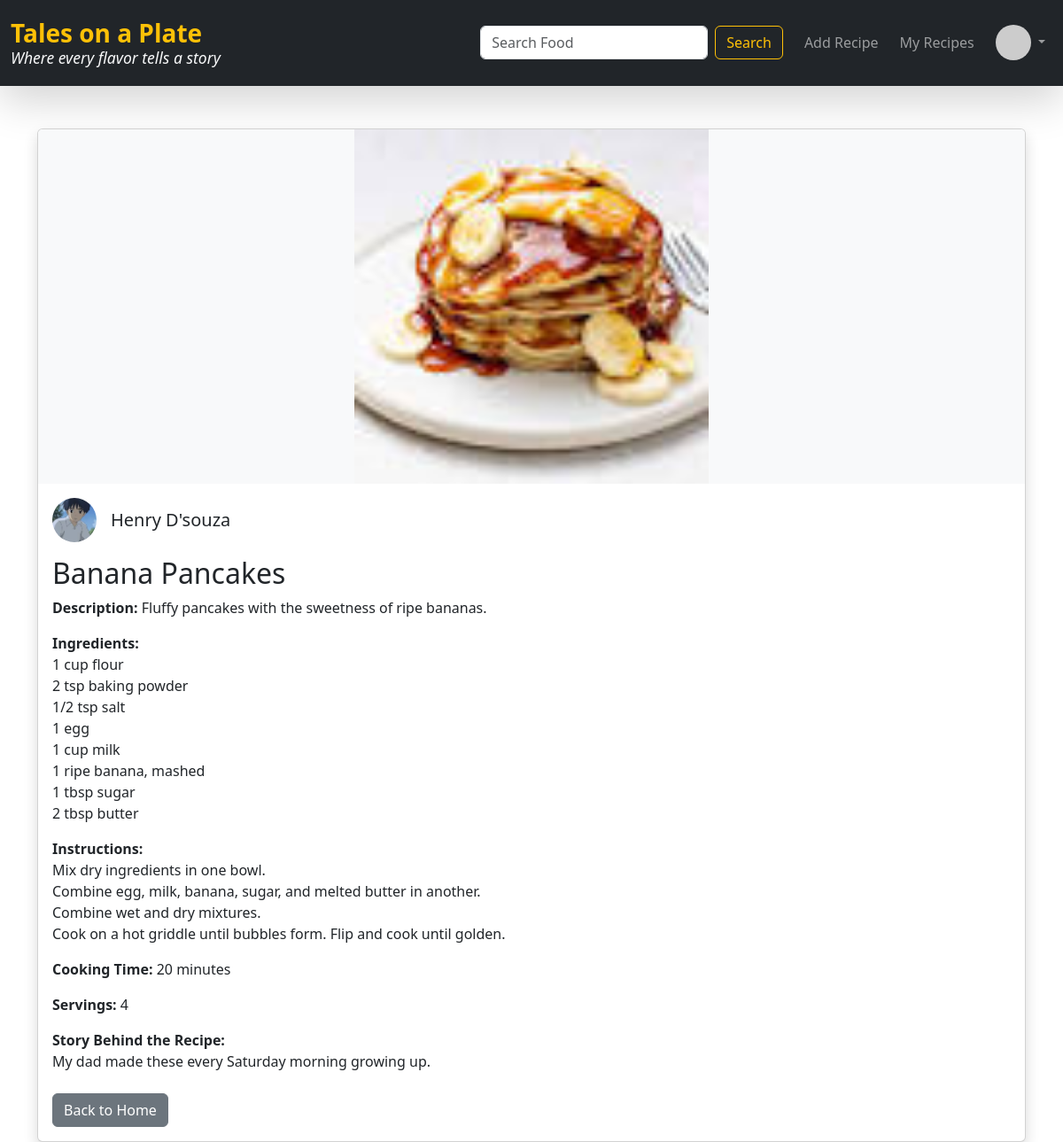
Page /recipe/13/ (signed in) on the committed database.
### recipe/models.py (models this page shows, shortened)
class Recipe(models.Model):
    title = models.CharField(max_length=200)
    description = models.TextField()
    ingredients = models.TextField(help_text="List ingredients, one per line")
    instructions = models.TextField(help_text="Step-by-step instructions")
    cooking_time = models.PositiveIntegerField(help_text="Time in minutes")
    servings = models.CharField(max_length=20)
    image = models.ImageField(upload_to='recipes/')
    story = models.TextField(help_text="The story behind the recipe", blank=True, null=True)
    created_at = models.DateTimeField(auto_now_add=True)
    updated_at = models.DateTimeField(auto_now=True)
    author = models.ForeignKey(User, on_delete=models.CASCADE, related_name='recipes')
    is_published = models.BooleanField(default=True)

class UserProfile(models.Model):
    user = models.OneToOneField(User, on_delete=models.CASCADE, related_name='profile')
    bio = models.TextField(blank=True, null=True)
    profile_picture = models.ImageField(upload_to='profile_pics/', blank=True, null=True)
    location = models.CharField(max_length=100, blank=True)

### recipe/views.py (the view)
# urls.py: path('recipe/<int:id>/', recipe_detail, name='recipe_detail'),
def recipe_detail(request, id):
    recipe = get_object_or_404(Recipe, id=id)
    return render(request, 'recipe_detail.html', {'recipe': recipe})

### recipe/templates/recipe_detail.html (shortened to what this page needs)
{% extends 'base.html' %}
{% load static %}
{% block start %}
<div class="container mt-5">
  <div class="card shadow">
    {% if recipe.image %}
    <img src="{{ recipe.image.url }}" class="card-img-top" alt="{{ recipe.title }}" style="max-height: 400px; width: 100%; object-fit: contain; background-color: #f8f9fa;">
    {% endif %}
    <div class="card-body">
      <div class="d-flex align-items-center mb-3">
        {% if recipe.author.profile.profile_picture %}
          <img src="{{ recipe.author.profile.profile_picture.url }}"
              alt="{{ recipe.author.username }}"
              class="rounded-circle me-3"
              style="width: 50px; height: 50px; object-fit: cover;">
        {% else %}
          <img src="{% static 'default.jpg' %}"
              alt="Default Profile"
              class="rounded-circle me-3"
              style="width: 50px; height: 50px; object-fit: cover;">
        {% endif %}
        <div>
          <h5 class="mb-0">{{ recipe.author.get_full_name|default:recipe.author.username }}</h5>
        </div>
      </div>
      <h2 class="card-title">{{ recipe.title }}</h2>
      <p><strong>Description:</strong> {{ recipe.description }}</p>
      <p><strong>Ingredients:</strong><br>{{ recipe.ingredients|linebreaksbr }}</p>
      <p><strong>Instructions:</strong><br>{{ recipe.instructions|linebreaksbr }}</p>
      <p><strong>Cooking Time:</strong> {{ recipe.cooking_time }} minutes</p>
      <p><strong>Servings:</strong> {{ recipe.servings }}</p>
      <p><strong>Story Behind the Recipe:</strong><br>{{ recipe.story|default:"—" }}</p>
      <div class="mt-4">
        <a href="/home" class="btn btn-secondary">Back to Home</a>
      </div>
    </div>
  </div>
</div>
{% endblock %}

### rows in the picture
Recipe: image (picture), author.profile.profile_picture (picture), author.get_full_name "Henry D'souza", title "Banana Pancakes", description "Fluffy pancakes with the sweetness of ripe bananas.", ingredients "1 cup flour 2 tsp baking powder 1/2 tsp salt 1 egg 1 cup milk 1 ripe banana, mashed 1 tbsp sugar 2 tbsp butter", instructions "Mix dry ingredients in one bowl. Combine egg, milk, banana, sugar, and melted butter in another. Combine wet and dry mixtures. Cook on a hot griddle until bubbles form. Flip and cook until golden.", cooking_time "20", servings "4", story "My dad made these every Saturday morning growing up."
